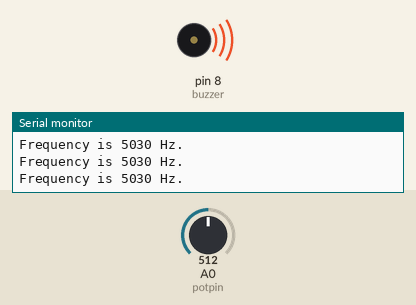
Simulated run of this sketch. Board: Arduino Uno, built with avr-gcc and run on an emulated ATmega328P. On the bench: buzzer (waves = sounding), the last lines printed to the serial monitor. The inputs (shaded band) are chosen by the test bench; at power-on: A0 (potpin) = 512.

Above: at 1.2 s.
1.3 s: A0 (potpin) set to 104
At 2.1 s:
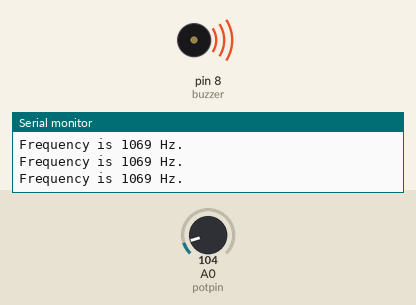
4.3 s: A0 (potpin) set to 85
At 4.8 s:
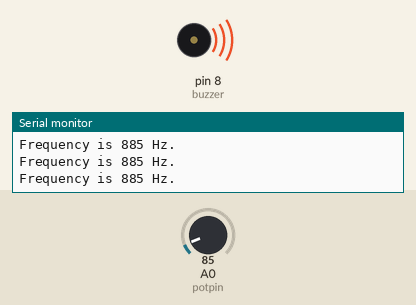
Timing chart, 0 to 7.3 s (numbered marks = the images above; inputs shaded):
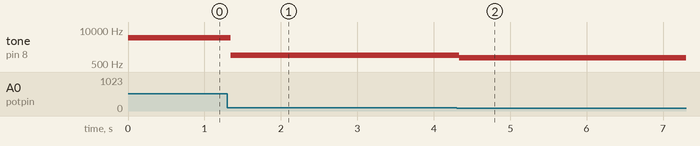

The sketch:

Passive_Buzzer.ino
```cpp
/*
 *  Passive_Buzzer
 *  Dora Avun
 *  02/06/2021
 *
 *  Inputs a potentiometer and reads in the values, which are then mapped
 *  to frequencies 60Hz - 10KHz. The frequency values are printed and sent
 *  to buzzer to produce corresponding frequencies.
 *
 */
int buzzer=8;// select digital IO pin for the buzzer
int potpin = 0; // initialize potentiometer at pin A0
int val=0; // this will be our value received from potentiometer.
void setup()
{
  pinMode(buzzer,OUTPUT);// set digital IO pin pattern, OUTPUT to be output
  Serial.begin(9600);// setting the initial BAUD rate to 9600.
}
void loop()
{
  val = analogRead(potpin); //assigns potentiometer value to int val.

  // int frequency is our frequency value which is produced by mapping the
  //  potentiometer value of range 0-1024 to 60Hz - 10000Hz. So, our extremes
  //  for frequency will be 60Hz and 10KHz.

  int frequency = map(val, 0, 1024, 60, 10000);

  //printing out the frequency value to serial monitor.
  Serial.println(String("Frequency is ") + frequency + " Hz.");

 // I used tone() function to generate frequency of sounds
 // with my buzzer
  tone(buzzer, frequency); //tone function
}
```

Measured:
- after the input at 1.3 s, tone on pin 8 (buzzer): 5030 Hz → 1069 Hz at once
- after the input at 4.3 s, tone on pin 8 (buzzer): 1069 Hz → 885 Hz at once
